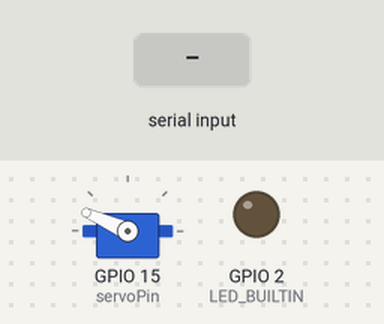
A sketch run on a simulated ESP32. Parts: servo, output pins drawn as LEDs (lit = HIGH). Inputs (shaded band) come from the test bench.

Above: at 13.6 s.
13.7 s: "1" received over the second serial link
At 15.69 s:
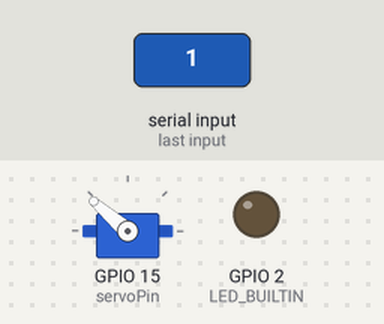
17.3 s: "0" received over the second serial link
At 26.4 s:
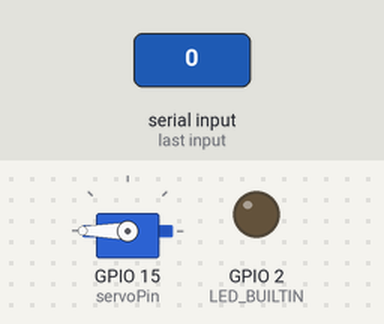
Timing chart, 0 to 27.9 s (numbered marks = the images above; inputs shaded):
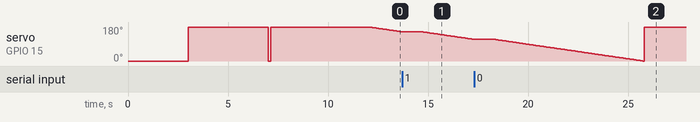

The sketch:

ESP32_integrated.ino
```cpp
#include <HardwareSerial.h> // Reference the ESP32 built-in serial port library
#include <ESP32Servo.h>


Servo myservo;
int servoPin = 15;
HardwareSerial lidarSerial(2);  // Using serial port 2
HardwareSerial guiSerial(0);    // command serial port
#define RXD2 13 // green TFMini-S wire
#define TXD2 12 // white TFMini-S wire
#define SERVO_MIN_PWN 544
#define SERVO_MAX_PWN 2400
#define STOP 0
#define START 1
#define BAD_READ (-1)
#define LiDAR_MIN_SIGNAL_STRENGTH 100
#define LiDAR_MIN_DISTANCE 30 // in cm

uint8_t user_input_speed, user_input_max_angle, user_input_min_angle, user_input_max_dist, user_input_min_dist;
uint8_t start_stop, sweep_delay;


void setup() {
  //TF mini config:
  Serial.begin(115200); // Initializing serial port
  lidarSerial.begin(115200, SERIAL_8N1, RXD2, TXD2); // Initializing serial port
  guiSerial.begin(115200, SERIAL_8N1, 3, 1);
  // Servo config
  ESP32PWM::allocateTimer(0);
	ESP32PWM::allocateTimer(1);
	ESP32PWM::allocateTimer(2);
	ESP32PWM::allocateTimer(3);
	myservo.setPeriodHertz(50);    // standard 50 hz servo
	myservo.attach(servoPin, SERVO_MIN_PWN, SERVO_MAX_PWN); // attaches the servo on pin 18 to the servo object

  pinMode(LED_BUILTIN, OUTPUT);

  // show where is the 0 and 180 degrees.
  myservo.write(0);
  delay(3000);
  myservo.write(180);
  delay(3000);
}

void loop() {
  uint8_t metrics[6] = {0};
  guiSerial.flush();
  while(guiSerial.available()){
    delay(1);
  } // wait for gui information.
  guiSerial.readBytes(metrics, 6);
  user_input_speed = metrics[0];
  user_input_min_angle = metrics[1];
  user_input_max_angle = metrics[2];
  user_input_min_dist = metrics[3];
  user_input_max_dist = metrics[4];
  start_stop = metrics[5];
  sweep_delay = 15*(4-user_input_speed);

  // prints to Serial Monitor.
  // Serial.println(user_input_speed);
  // Serial.println(user_input_max_angle);
  // Serial.println(user_input_min_angle);
  // Serial.println(user_input_max_dist);
  // Serial.println(user_input_min_dist);
  // Serial.println(start_stop);


  uint16_t read_dist, object_min_dist;
  object_min_dist = 1000000;   // "Inifinity"
  uint8_t angle_at_min_dist = 0;
  // sweep right
	for (uint8_t pos = user_input_min_angle; pos <= user_input_max_angle; pos += 1) { // goes from 0 degrees to 180 degrees
		// in steps of 1 degree
		myservo.write(pos);    // tell servo to go to position in variable 'pos'
		delay(sweep_delay);             // waits 15ms for the servo to reach the position
    read_dist = readPrintDistanceAngle(pos);
    if(read_dist < object_min_dist && read_dist >= user_input_min_dist && read_dist <= user_input_max_dist && read_dist != BAD_READ){
      angle_at_min_dist = pos;
      object_min_dist = read_dist;
    }
	}
  // sweep left
	for (uint8_t pos = user_input_max_angle; pos >= user_input_min_angle; pos -= 1) { // goes from 180 degrees to 0 degrees
		myservo.write(pos);    // tell servo to go to position in variable 'pos'
		delay(sweep_delay);
    read_dist = readPrintDistanceAngle(pos);
    if(read_dist < object_min_dist && read_dist >= user_input_min_dist && read_dist <= user_input_max_dist && read_dist != BAD_READ){
      angle_at_min_dist = pos;
      object_min_dist = read_dist;
    }
	}
  turnToMinAngle(angle_at_min_dist, object_min_dist);
}


inline void turnToMinAngle(uint8_t min_angle, uint16_t min_dist){
  myservo.write(min_angle);
  delay(15);
  Serial.print("\n-------------------------------------------\n");
  Serial.print("MININMUM DISTANCE: ");
  Serial.print(min_dist);
  Serial.print(", AT ANGLE: ");
  Serial.print(min_angle);
  Serial.print("\n-------------------------------------------\n");

  digitalWrite(BUILTIN_LED, HIGH);
  delay(5000);
  digitalWrite(BUILTIN_LED, LOW);
}

// DONT CHANGE THE FOLLOWING CODE:
inline uint16_t readPrintDistanceAngle(uint8_t angle){
  uint16_t distance = 0;
  uint8_t buf[9] = {0}; // An array that holds data
  if (lidarSerial.available() > 0) {
    lidarSerial.readBytes(buf, 9); // Read 9 bytes of data
    if( buf[0] == 0x59 && buf[1] == 0x59)
    {
      distance = buf[2] + buf[3] * 256;
      uint16_t strength = buf[4] + buf[5] * 256;
      int16_t temperature = buf[6] + buf[7] * 256;
      if(strength <= LiDAR_MIN_SIGNAL_STRENGTH || distance <= LiDAR_MIN_DISTANCE){
        Serial.print("BAD READ\n");
        return BAD_READ;
      }
      // prints the data to the Serial Monitor
      Serial.print("Distance: ");
      Serial.print(distance);
      Serial.print(" cm, strength: ");
      Serial.print(strength);
      Serial.print(", angle: ");
      Serial.print(angle);
      Serial.println();
    }
  }
  delay(5);
  return distance;
}
```
